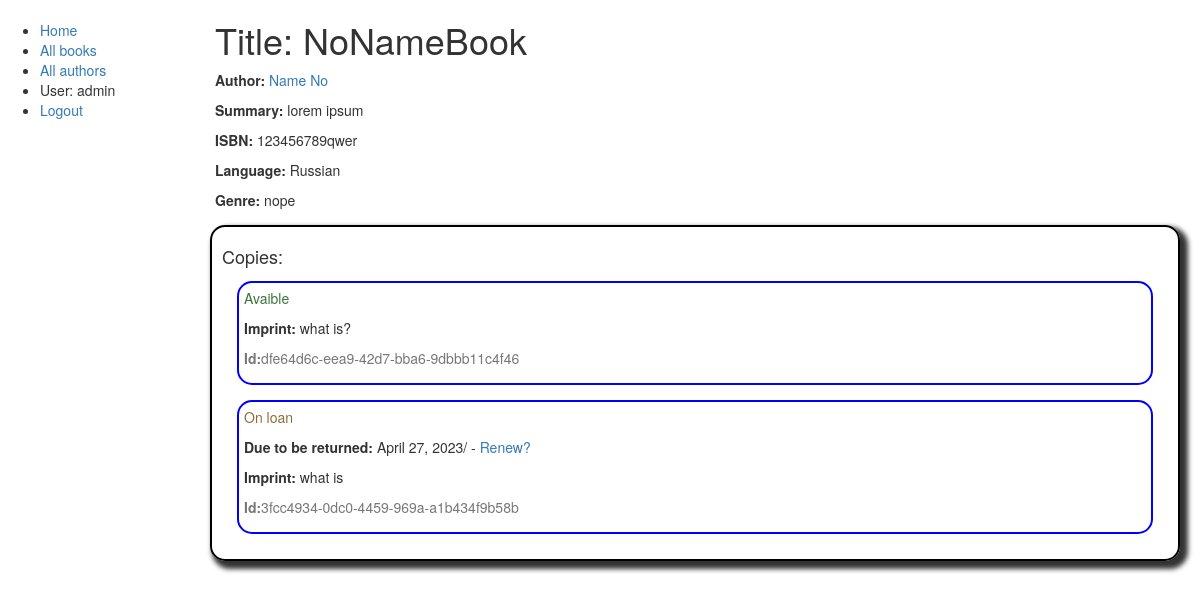
Page /catalog/book/1 (signed in) on the earlier database version.
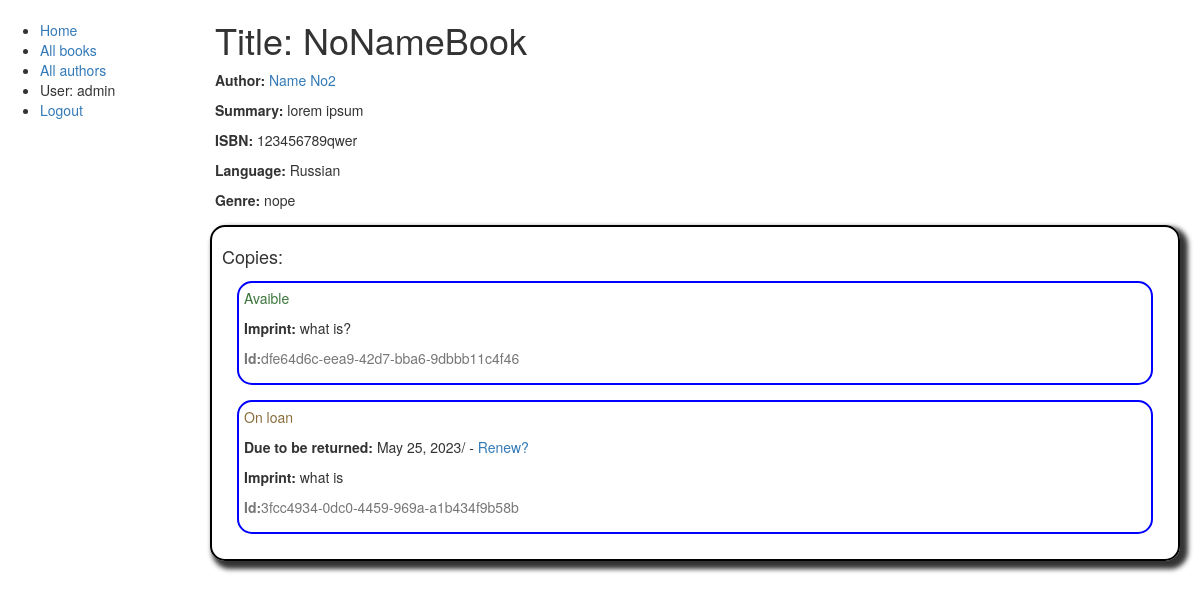
Same page on the later database version.
### catalog/models.py (models this page shows, shortened)
class Book(models.Model):
	title = models.CharField(max_length=200)
	author = models.ForeignKey(Author, on_delete=models.SET_NULL, null=True)
	summary = models.TextField(max_length=1000, help_text='Enter a brief description of the book')
	isbn = models.CharField('ISBN',max_length=13,help_text='13 Character <a href="https://www.isbn-international.org/content/what-isbn">ISBN number</a>')
	genre = models.ManyToManyField(Genre, help_text='Select a genre for this book')
	LANGUAGE = (
			('ru', 'Russian'),
			('en', 'English'),
			('ger', 'German'),
			('fr', 'French'),
		)
	lang = models.CharField('Language',max_length=3,choices=LANGUAGE, default='ru', help_text='Language of book')

class Author(models.Model):
	first_name = models.CharField(max_length=100)
	last_name = models.CharField(max_length=100)
	date_of_birth = models.DateField(null=True, blank=True)
	date_of_death = models.DateField('Died', null=True, blank=True)
	def __str__(self):
		return f'{self.last_name} {self.first_name}'

class Genre(models.Model):
	name = models.CharField(max_length=200,help_text='Enter a book genre (e.g. Science Fiction, French Poetry etc.)')
	def __str__(self):
		return self.name

class BookInstance(models.Model):
	id = models.UUIDField(primary_key=True,default=uuid.uuid4,help_text='Unique ID for this particular book across whole library')
	book = models.ForeignKey('Book', on_delete=models.SET_NULL,null=True)
	imprint = models.CharField(max_length=200)
	due_back = models.DateField(null=True,blank=True)
	LOAN_STATUS = (
			('m', 'Maintenance'),
			('o', 'On loan'),
			('a', 'Avaible'),
			('r', 'reserved'),
		)
	status = models.CharField(max_length=1, choices=LOAN_STATUS,blank=True, default='m',help_text='Book avaibility')
	class Meta:
		ordering = ["due_back"]

### catalog/views.py (the view)
# urls.py: re_path(r'^book/(?P<pk>\d+)$', views.BookDetailView.as_view(), name='book-detail'),
class BookDetailView(LoginRequiredMixin, generic.DetailView):
	model = Book
	template_name = 'books/book_detail_template.html'
	login_url = '/accounts/login/'
	redirect_field_name = 'redirect_to'

### catalog/templates/books/book_detail_template.html (shortened to what this page needs)
{% extends "../base.html" %}
{% block content %}
	<h1>Title: {{ book.title }}</h1>
	<p><strong>Author:</strong> <a href="{% url 'author-detail' book.author.pk %}">{{ book.author }}</a></p>
	<p><strong>Summary:</strong> {{ book.summary }}</p>
	<p><strong>ISBN:</strong> {{ book.isbn }} </p>
	<p><strong>Language:</strong> {{ book.get_lang_display }} </p>
	<p><strong>Genre:</strong> {% for genre in book.genre.all %}{{genre}}{% if not forloop.last %}, {% endif %}{% endfor %}</p>
	<div class="copies">
		<h4>Copies:</h4>
		{% for copy in book.bookinstance_set.all %}
			<div class="copy">
			<p class="{% if copy.status == 'a' %}text-success {% elif copy.status == 'd' %}text-danger{% else %}text-warning{% endif %}">{{ copy.get_status_display }}</p>
			{% if copy.status != 'a' %}
				<p>
					<strong>Due to be returned:</strong> {{ copy.due_back }}/ {% if perms.catalog.can_mark_returned %}- <a href="{% url 'renew-book-librarian' copy.id %}">Renew?</a>  {% endif %}
				</p>
			{% endif %}
			<p><strong>Imprint:</strong> {{ copy.imprint }}</p>
			<p class='text-muted'><strong>Id:</strong>{{ copy.id }}</p>
			</div>
		{% endfor %}
	</div>
{% endblock content %}

### catalog/templates/base.html (shortened to what this page needs)
<!DOCTYPE html>
	{% load static %}
<html lang="en">
<head>
	<link rel="stylesheet" href="https://maxcdn.bootstrapcdn.com/bootstrap/3.3.7/css/bootstrap.min.css">
	<link rel="stylesheet" href="{% static 'css/styles.css' %}">
</head>
<body>
	<div class="container-fluid">
		<div class="row">
			<div class="col-sm-2 sidebar-nav">
					{% block sidebar %}
						<ul>
							<li><a href="{% url 'index' %}">Home</a></li>
							<li><a href="{% url 'books' %}">All books</a></li>
							<li><a href="{% url 'authors' %}">All authors</a></li>
							{% if user.is_authenticated %}
								<li>User: {{ user.get_username }}</li>
								<li><a href="{% url 'logout' %}?next={{request.path}}">Logout</a></li>
							{% else %}
								<li><a href="{% url 'login' %}?next={{request.path}}">Login</a></li>
							{% endif %}
						</ul>
					{% endblock sidebar %}
			</div>
			<div class="col-sm-10">
				{% block content %}
				{% endblock content %}
			</div>
		</div>
	</div>
</body>
</html>

### catalog/static/css/styles.css (style rules this page uses)
.sidebar-nav { margin-top:20px; padding: 0; list-style: none; }
.copies { margin: 20px 0 0; border: solid black 2px; border-radius: 15px; position: relative; bottom: 5px; right: 5px; box-shadow: 5px 5px 5px 3px rgba(0, 0, 0, 0.8); padding:10px; transition-duration: 1s; }
.copy { margin:15px; padding: 5px; border: solid blue 2px; border-radius:15px; transition-duration: 1s; }

Differences in the rows shown:
changed through a linked row, Book "NoNameBook": author "Name No" → "Name No2"
changed BookInstance "On loan": due_back "April 27, 2023" → "May 25, 2023"
